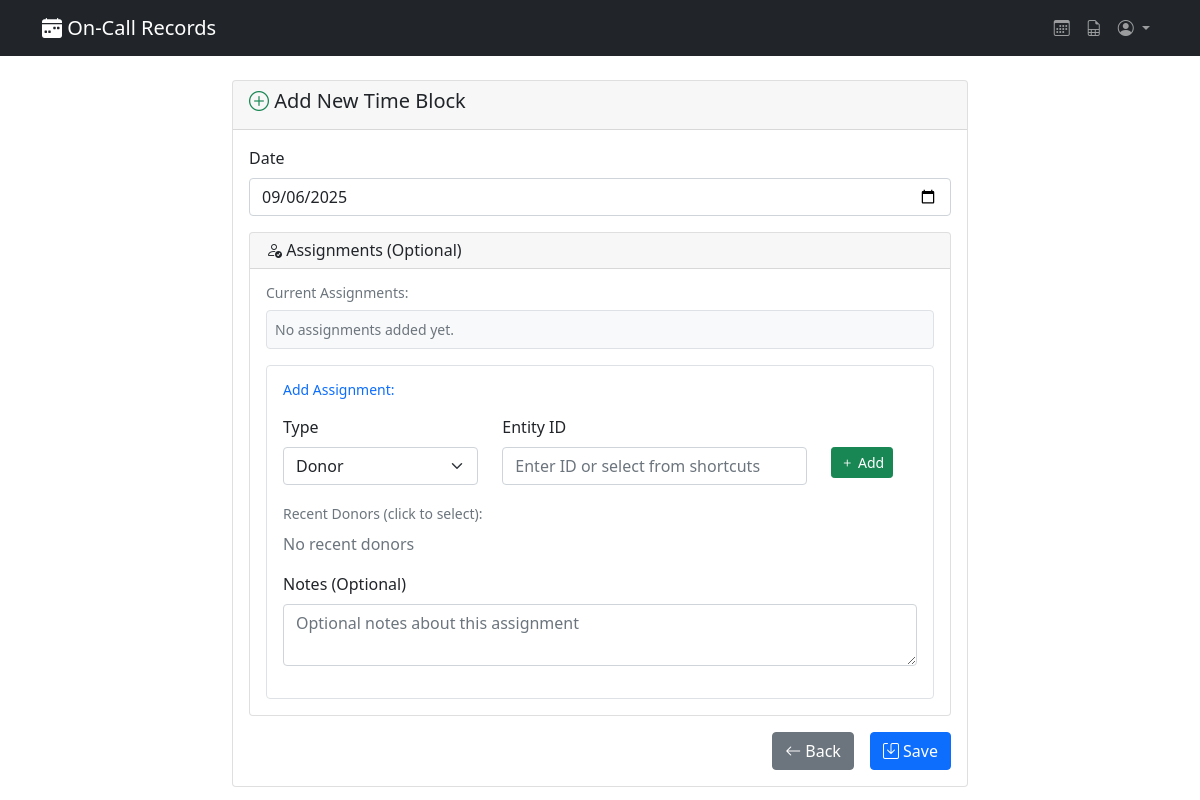
The page /block/add/ (signed in) on the database as committed earlier.
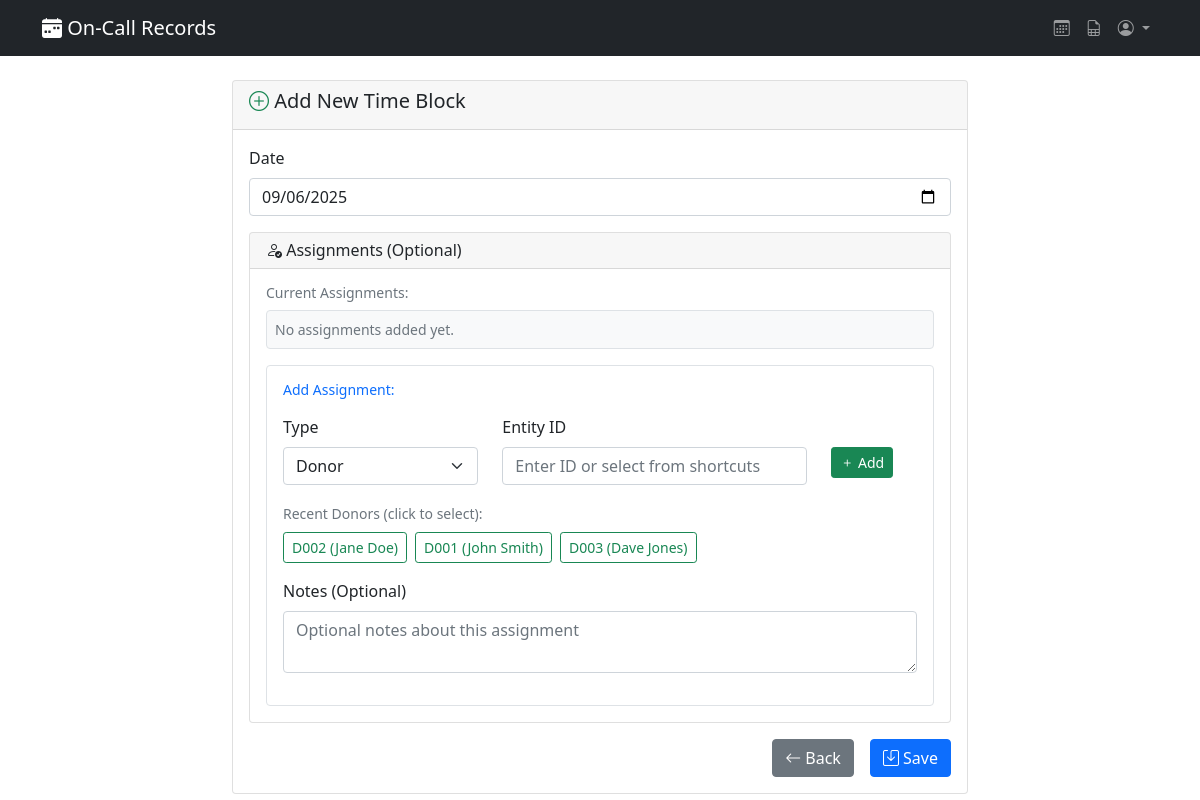
The same page on the database as committed later.
### records/models.py (models this page shows, shortened)
class Donor(models.Model):
    donor_id = models.CharField(max_length=50, unique=True, help_text="Donor identifier (can be numeric or text)")
    name = models.CharField(max_length=100, blank=True, help_text="Optional donor name")
    notes = models.TextField(blank=True, help_text="Additional notes about this donor")
    created = models.DateTimeField(default=timezone.now)

### records/views.py (the view)
# urls.py: path('block/add/', views.add_block, name='add_block'),
@require_oncall_staff
def add_block(request):
    staff = request.staff
    if request.method == 'POST':
        form = TimeBlockForm(request.POST)
        if form.is_valid():
            block = form.save(commit=False)
            block.staff = staff
            form.instance = block  # Update form instance with staff
            block = form.save(commit=True)
            messages.success(request, 'Block created successfully!')
            return redirect(get_dashboard_url_with_date(block.date))
    else:
        form = TimeBlockForm()
    return render(request, 'records/add_block.html', {'form': form})

### records/templates/records/add_block.html (shortened to what this page needs)
{% extends 'records/base.html' %}
{% block content %}
<div class="row justify-content-center">
    <div class="col-md-8">
        <div class="card">
            <div class="card-header">
                <h5><i class="bi bi-plus-circle text-success"></i> Add New Time Block</h5>
            </div>
            <div class="card-body">
                <form method="post">
                    <div class="mb-3">
                        <label for="{{ form.date.id_for_label }}" class="form-label">Date</label>
                        {{ form.date }}
                    </div>
                    <div class="card mb-3">
                        <div class="card-header">
                            <h6 class="mb-0"><i class="bi bi-person-check"></i> Assignments (Optional)</h6>
                        </div>
                        <div class="card-body">
                            <div id="current-assignments" class="mb-3">
                                <h6 class="small text-muted mb-2">Current Assignments:</h6>
                                <div id="assignments-list" class="border rounded p-2 bg-light">
                                    <div id="no-assignments" class="text-muted small">No assignments added yet.</div>
                                </div>
                            </div>
                            <div class="border rounded p-3 bg-white">
                                <h6 class="small text-primary mb-3">Add Assignment:</h6>
                                <div class="row">
                                    <div class="col-md-4">
                                        <div class="mb-3">
                                            <label for="{{ form.assignment_type.id_for_label }}" class="form-label">Type</label>
                                            {{ form.assignment_type }}
                                        </div>
                                    </div>
                                    <div class="col-md-6">
                                        <div class="mb-3">
                                            <label for="{{ form.entity_id.id_for_label }}" class="form-label">Entity ID</label>
                                            {{ form.entity_id }}
                                        </div>
                                    </div>
                                    <div class="col-md-2">
                                        <div class="mb-3">
                                            <label class="form-label">&nbsp;</label>
                                            <button type="button" id="add-assignment-btn" class="btn btn-success btn-sm d-block">
                                                <i class="bi bi-plus"></i> Add
                                            </button>
                                        </div>
                                    </div>
                                </div>
                                <div id="recent-donors" class="mb-3" style="display: block;">
                                    <label class="form-label small text-muted">Recent Donors (click to select):</label>
                                    <div class="d-flex flex-wrap gap-2">
                                        {% for donor in form.recent_donors %}
                                            <button type="button" class="btn btn-outline-success btn-sm recent-item-btn"
                                                    onclick="selectEntity('{{ donor.donor_id|escapejs }}')">
                                                {{ donor.donor_id }}{% if donor.name %} ({{ donor.name }}){% endif %}
                                            </button>
                                        {% empty %}
                                            <span class="text-muted">No recent donors</span>
                                        {% endfor %}
                                    </div>
                                </div>
                                <div class="mb-3">
                                    <label for="{{ form.assignment_notes.id_for_label }}" class="form-label">Notes (Optional)</label>
                                    {{ form.assignment_notes }}
                                </div>
                            </div>
                        </div>
                    </div>
                    <div class="d-grid gap-2 d-md-flex justify-content-md-end">
                        <a href="{% url 'dashboard' %}" class="btn btn-secondary me-md-2">
                            <i class="bi bi-arrow-left"></i> Back
                        </a>
                        <button type="submit" class="btn btn-primary">
                            <i class="bi bi-save"></i> Save
                        </button>
                    </div>
                </form>
            </div>
        </div>
    </div>
</div>
{% endblock %}

### records/templates/records/base.html (shortened to what this page needs)
<!DOCTYPE html>
<html lang="en">
    <head>
        <link rel="icon" type="image/x-icon" href="{% load static %}{% static 'images/favicon.ico' %}">
        <link href="https://cdn.jsdelivr.net/npm/bootstrap@5.1.3/dist/css/bootstrap.min.css" rel="stylesheet">
        <link href="https://cdn.jsdelivr.net/npm/bootstrap-icons@1.7.2/font/bootstrap-icons.css" rel="stylesheet">
    </head>
    <body>
        <nav class="navbar navbar-expand-lg navbar-dark bg-dark">
            <div class="container">
                <a class="navbar-brand" href="{% url 'dashboard' %}">
                    <i class="bi bi-calendar-week-fill"></i> On-Call Records
                </a>
                <div class="navbar-nav ms-auto">
                    {% if user.is_authenticated %}
                        <a class="nav-link"
                           href="{% url 'dashboard' %}"
                           title="Records"
                           data-bs-toggle="tooltip"
                           data-bs-placement="bottom">
                            <i class="bi-calendar3"></i>
                        </a>
                        {% if user.is_staff %}
                            <a class="nav-link"
                               href="{% url 'monthly_report' %}"
                               title="Reports"
                               data-bs-toggle="tooltip"
                               data-bs-placement="bottom">
                                <i class="bi bi-file-earmark-spreadsheet"></i>
                            </a>
                        {% endif %}
                        <div class="nav-item dropdown">
                            <a class="nav-link dropdown-toggle"
                               href="#"
                               id="userDropdown"
                               role="button"
                               data-bs-toggle="dropdown"
                               aria-expanded="false">
                                <i class="bi bi-person-circle"></i>
                            </a>
                        </div>
                    {% else %}
                        <a class="nav-link" href="{% url 'login' %}">
                            <i class="bi bi-box-arrow-in-right"></i> Login
                        </a>
                    {% endif %}
                </div>
            </div>
        </nav>
        <div class="container mt-4">
            {% block content %}
            {% endblock content %}
        </div>
    </body>
</html>

Rows that differ between the two databases and show on the page:
added Donor: donor_id "D002", name "Jane Doe"
added Donor: donor_id "D001", name "John Smith"
added Donor: donor_id "D003", name "Dave Jones"
Other text that changed with them:
text no longer shown: "No recent donors"
